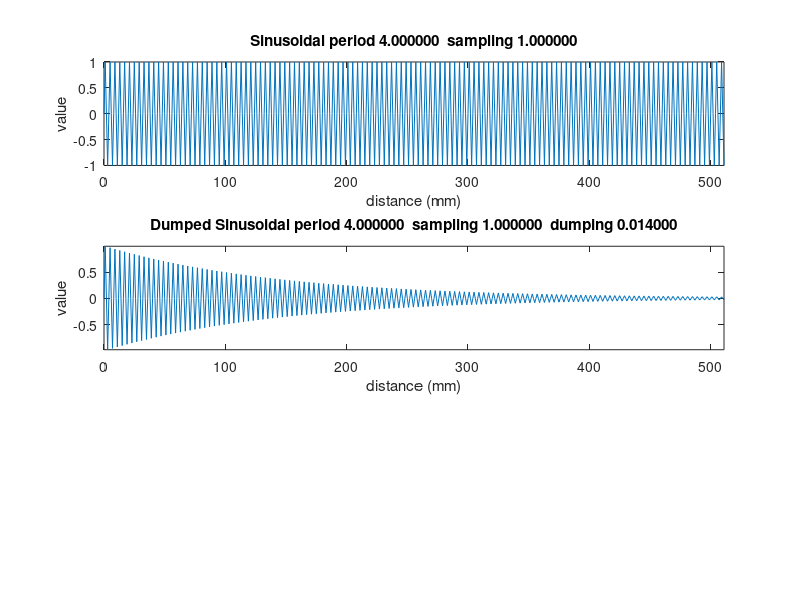

Source code (MATLAB): (Note: this script raises an error after producing the figure.)
% Wave Packets:  Dumped Oscilator
% 
% [redacted]
% [redacted]
% [redacted]

clc
format compact

dim = 512; % Length of the signal
dx   = 1;      % Sampling distance
period = 4; % Period in pixels of the sinusoidal

g = 0.014;  % Dumping constant in pixels

% Generation of a sinusoidal
x = 0:dim-1;
S = sin(2*pi*x/period);

xr = x*dx;
periodr = period*dx;

figure(1)
subplot(3,1,1)
plot(xr,S)
title(sprintf('Sinusoidal period %f  sampling %f', periodr, dx));
xlabel('distance (mm)');
ylabel('value');
axis tight

%Generation of the dumping exponential
Sd = S.*exp(-g/2*x);
gr = g*dx;
subplot(3,1,2)
plot(xr,Sd)
title(sprintf('Dumped Sinusoidal period %f  sampling %f  dumping %f', periodr, dx, gr));
xlabel('distance (mm)');
ylabel('value');
axis tight

%Fourier Transform
FTSl = fft1shift(Sd);

df = 1/(dim*dx);
f=( (1:dim) - dim/2-1 )*df;

subplot(3,1,3)
plot( f(dim/2:end) , abs(FTSl(dim/2:end)).^2);
title(sprintf('Dumped Sinusoidal period %f   dumping %f ', periodr, gr));
xlabel('frequency (mm^-1)');
ylabel('value');
axis tight


%%  TODO
% Change the period of the sinusoidal
% Change the width of the limitation